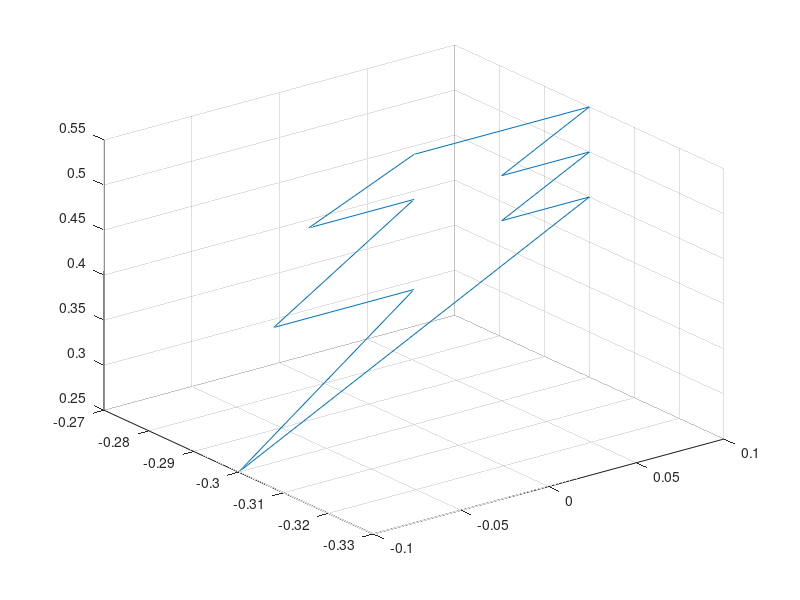

MATLAB code to generate this figure:
% The script was used to generate test trajectories

%% Import Setup
nameTrajectory='thunder_test';

% Get positions declare w.r.t Global reference (Robot base)
% Load struct with positions and orientations
load Test_trajectories/thunder.mat

%% Trajectory processing

% Create Trajectory modifiers(only displacement and stretching not rotation)
trajectoryModiefiers.stretch=[1,1,1];
trajectoryModiefiers.offset=[0,0,0];

% Changing trajectories with the modifiers
positions_m(:,1)    =   trajectoryModiefiers.stretch(1)*...
                        positions_m(:,1)+...
                        trajectoryModiefiers.offset(1);
positions_m(:,2)    =   trajectoryModiefiers.stretch(2)*...
                        positions_m(:,2)+...
                        trajectoryModiefiers.offset(2);
positions_m(:,3)    =   trajectoryModiefiers.stretch(3)*...
                        positions_m(:,3)+...
                        trajectoryModiefiers.offset(3);

%% Generate orientations
% Get number of positions
number_waypoints = size(positions_m, 1);

% Single orientation
orientations= ones(number_waypoints,1)*[0, 1, 0, pi];


%% Plot Trajectory
plot3(positions_m(:,1),positions_m(:,2),positions_m(:,3))
grid on

%% Save Trajectory

% Save?
elec=input("Save Y/N \n",'s');
if (elec=='Y' || elec=='y')
    % Path to save trajectory
   save(['Test_trajectories/',nameTrajectory,'.mat'],'positions_m','orientations') 
end